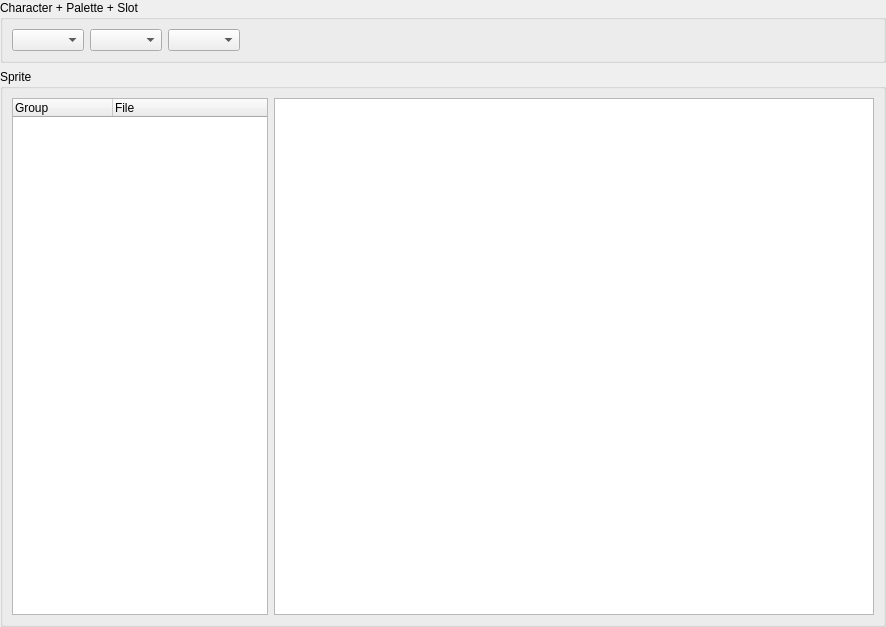
<?xml version="1.0" encoding="UTF-8"?>
<ui version="4.0">
 <class>Editor</class>
 <widget class="QWidget" name="Editor">
  <property name="geometry">
   <rect>
    <x>0</x>
    <y>0</y>
    <width>886</width>
    <height>627</height>
   </rect>
  </property>
  <property name="sizePolicy">
   <sizepolicy hsizetype="Expanding" vsizetype="Expanding">
    <horstretch>0</horstretch>
    <verstretch>0</verstretch>
   </sizepolicy>
  </property>
  <property name="windowTitle">
   <string>Form</string>
  </property>
  <layout class="QVBoxLayout" name="verticalLayout">
   <property name="leftMargin">
    <number>0</number>
   </property>
   <property name="topMargin">
    <number>0</number>
   </property>
   <property name="rightMargin">
    <number>0</number>
   </property>
   <property name="bottomMargin">
    <number>0</number>
   </property>
   <item>
    <widget class="QGroupBox" name="character_group">
     <property name="title">
      <string>Character + Palette + Slot</string>
     </property>
     <layout class="QHBoxLayout" name="horizontalLayout">
      <item>
       <widget class="QComboBox" name="char_select"/>
      </item>
      <item>
       <widget class="QComboBox" name="palette_select"/>
      </item>
      <item>
       <widget class="QComboBox" name="slot_select"/>
      </item>
      <item>
       <spacer name="horizontalSpacer">
        <property name="orientation">
         <enum>Qt::Horizontal</enum>
        </property>
        <property name="sizeHint" stdset="0">
         <size>
          <width>40</width>
          <height>20</height>
         </size>
        </property>
       </spacer>
      </item>
     </layout>
    </widget>
   </item>
   <item>
    <widget class="QGroupBox" name="sprite_group">
     <property name="title">
      <string>Sprite</string>
     </property>
     <layout class="QHBoxLayout" name="horizontalLayout_2">
      <item>
       <widget class="QTreeWidget" name="sprite_list">
        <property name="sizePolicy">
         <sizepolicy hsizetype="Minimum" vsizetype="Expanding">
          <horstretch>0</horstretch>
          <verstretch>0</verstretch>
         </sizepolicy>
        </property>
        <column>
         <property name="text">
          <string>Group</string>
         </property>
        </column>
        <column>
         <property name="text">
          <string>File</string>
         </property>
        </column>
       </widget>
      </item>
      <item>
       <widget class="QGraphicsView" name="sprite_preview"/>
      </item>
     </layout>
    </widget>
   </item>
  </layout>
 </widget>
 <resources/>
 <connections/>
</ui>
